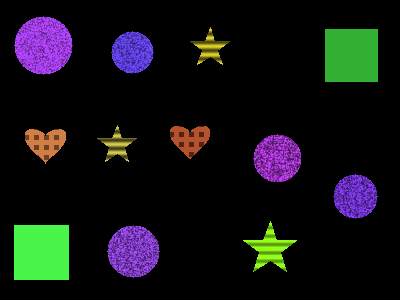
#> input picture shape_dataset/image_0010.png, 400 x 300 px, given in place of image_0000.png, which was not available
$ python identificarPatron.py
#> lines starting #> are read from the running program, lines starting #| are printed output that depends on the picture; pictures that were not available may be replaced by others from this repository, and a replacement may not be noted
### sacarRuido.py
import numpy as np
import matplotlib.pyplot as plt
from skimage import io, util
from skimage.color import rgb2hsv, hsv2rgb, rgb2gray
from skimage.morphology import dilation


# [45 lines left out: functions pltImagenConFiltros, filtroMaximo, promedioGeometrico, not called in this run]


def sacarGrises(imagen):
    imagenHSV = rgb2hsv(imagen)
    canalSaturacion = imagenHSV[:, :, 1]
    imagenHSV[canalSaturacion == 0] = 0
    return hsv2rgb(imagenHSV)


# [14 lines that do not run on import are left out]

### identificarPatron.py
import numpy as np
import matplotlib.pyplot as plt
from skimage import io, util
from skimage.color import rgb2hsv, hsv2rgb, rgb2gray
import sacarRuido as sr


def imagenConHistograma(imagen, nombre, axs, columna):
    axs[0][columna].set_title(f"Imagen {nombre}")
    axs[0][columna].axis("off")
    axs[0][columna].imshow(imagen, clim=(0, 1))

    binarizada = rgb2hsv(imagen)
    binarizada = binarizada[:, :, 2]

    axs[1][columna].set_title("Histograma por valores")
    axs[1][columna].grid(True)
    axs[1][columna].hist(binarizada.ravel(), bins=256, histtype='step', color='black')

    enGris = rgb2gray(imagen)

    axs[2][columna].set_title("Histograma del gris")
    axs[2][columna].grid(True)
    axs[2][columna].hist(enGris.ravel(), bins=256, histtype='step', color='black')

    cantBajos = np.sum(binarizada < 0.2) - np.sum(binarizada == 0)
    print(f"{nombre} cant de pixeles en el menor 1/5 {cantBajos}")


if __name__ == "__main__":
    imagenNormal = util.img_as_float64(io.imread("./shape_dataset/image_0000.png"))
    imagenRuidosa = util.img_as_float64(io.imread("./shape_dataset/image_0003.png"))
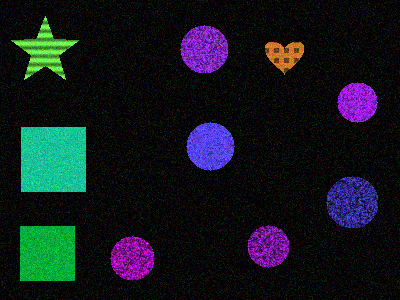
#> input picture shape_dataset/image_0003.png, 400 x 300 px
    imagenNiebla = util.img_as_float64(io.imread("./shape_dataset/image_0008.png"))
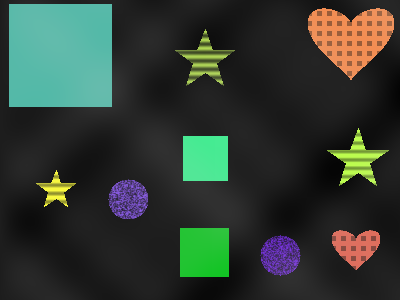
#> input picture shape_dataset/image_0008.png, 400 x 300 px
    imagenSaltAndPepper = util.img_as_float64(io.imread("./shape_dataset/image_0012.png"))
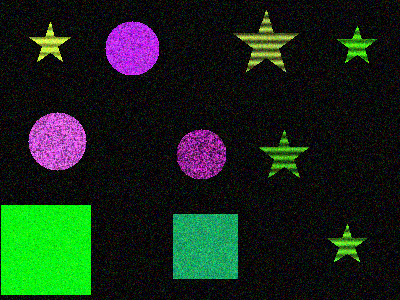
#> input picture shape_dataset/image_0014.png, 400 x 300 px, given in place of image_0012.png, which was not available

    fig, axs = plt.subplots(3, 4, figsize=(20, 10))
    imagenConHistograma(sr.sacarGrises(imagenNormal), "Imagen Normal", axs, 0)
#> in sacarGrises, `imagenHSV = rgb2hsv(imagen)`: imagenHSV: shape (300, 400, 3) float64; mean of channels 0, 1, 2 0.0796, 0.116, 0.123
#> in imagenConHistograma, `binarizada = rgb2hsv(imagen)`: binarizada: shape (300, 400, 3) float64; mean of channels 0, 1, 2 0.0796, 0.116, 0.123
#> in imagenConHistograma, `cantBajos = np.sum(binarizada < 0.2) - np.sum(binarizada == 0)`: cantBajos = 0
#| Imagen Normal cant de pixeles en el menor 1/5 0
    imagenConHistograma(sr.sacarGrises(imagenRuidosa), "Imagen Ruidosa", axs, 1)
#> in sacarGrises (call 2), `imagenHSV = rgb2hsv(imagen)`: imagenHSV: shape (300, 400, 3) float64; mean of channels 0, 1, 2 0.397, 0.829, 0.171
#> in sacarGrises (call 2), `imagenHSV[canalSaturacion == 0] = 0`: imagenHSV: shape (300, 400, 3) float64; mean of channels 0, 1, 2 0.397, 0.829, 0.171
#> in imagenConHistograma (call 2), `binarizada = rgb2hsv(imagen)`: binarizada: shape (300, 400, 3) float64; mean of channels 0, 1, 2 0.397, 0.829, 0.171
#| Imagen Ruidosa cant de pixeles en el menor 1/5 85204
    imagenConHistograma(sr.sacarGrises(imagenNiebla), "Imagen Niebla", axs, 2)
#> in sacarGrises (call 3), `imagenHSV = rgb2hsv(imagen)`: imagenHSV: shape (300, 400, 3) float64; mean of channels 0, 1, 2 0.0784, 0.128, 0.252
#> in sacarGrises (call 3), `imagenHSV[canalSaturacion == 0] = 0`: imagenHSV: shape (300, 400, 3) float64; mean of channels 0, 1, 2 0.0784, 0.128, 0.161
#> call 3 of imagenConHistograma, with nombre = 'Imagen Niebla', axs = array of shape (3, 4), columna = 2
#> in imagenConHistograma (call 3), `binarizada = rgb2hsv(imagen)`: binarizada: shape (300, 400, 3) float64; mean of channels 0, 1, 2 0.0784, 0.128, 0.161
#> in imagenConHistograma (call 3), `enGris = rgb2gray(imagen)`:
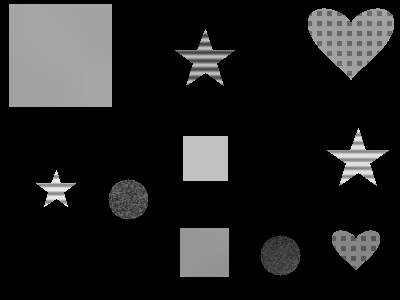
#> enGris: shape (300, 400) float64; min 0, max 0.924, mean 0.128
#| Imagen Niebla cant de pixeles en el menor 1/5 0
    imagenConHistograma(sr.sacarGrises(imagenSaltAndPepper), "Imagen SaltAndPepper", axs, 3)
#> in sacarGrises (call 4), `imagenHSV = rgb2hsv(imagen)`: imagenHSV: shape (300, 400, 3) float64; mean of channels 0, 1, 2 0.388, 0.831, 0.224
#> in sacarGrises (call 4), `canalSaturacion = imagenHSV[:, :, 1]`:
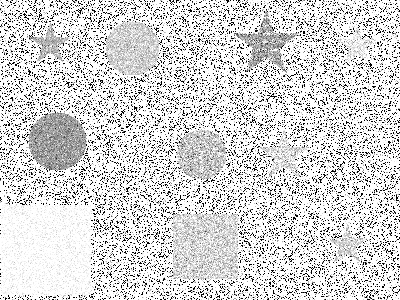
#> canalSaturacion: shape (300, 400) float64; min 0, max 1, mean 0.831
#> in sacarGrises (call 4), `imagenHSV[canalSaturacion == 0] = 0`: imagenHSV: shape (300, 400, 3) float64; mean of channels 0, 1, 2 0.388, 0.831, 0.224
#> call 4 of imagenConHistograma, with nombre = 'Imagen SaltAndPepper', axs = array of shape (3, 4), columna = 3
#> in imagenConHistograma (call 4), `binarizada = rgb2hsv(imagen)`: binarizada: shape (300, 400, 3) float64; mean of channels 0, 1, 2 0.388, 0.831, 0.224
#> in imagenConHistograma (call 4), `enGris = rgb2gray(imagen)`:
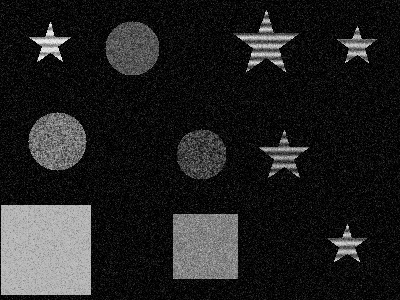
#> enGris: shape (300, 400) float64; min 0, max 0.956, mean 0.135
#> in imagenConHistograma (call 4), `cantBajos = np.sum(binarizada < 0.2) - np.sum(binarizada == 0)`: cantBajos = 76781
#| Imagen SaltAndPepper cant de pixeles en el menor 1/5 76781

    plt.tight_layout()
    plt.show()
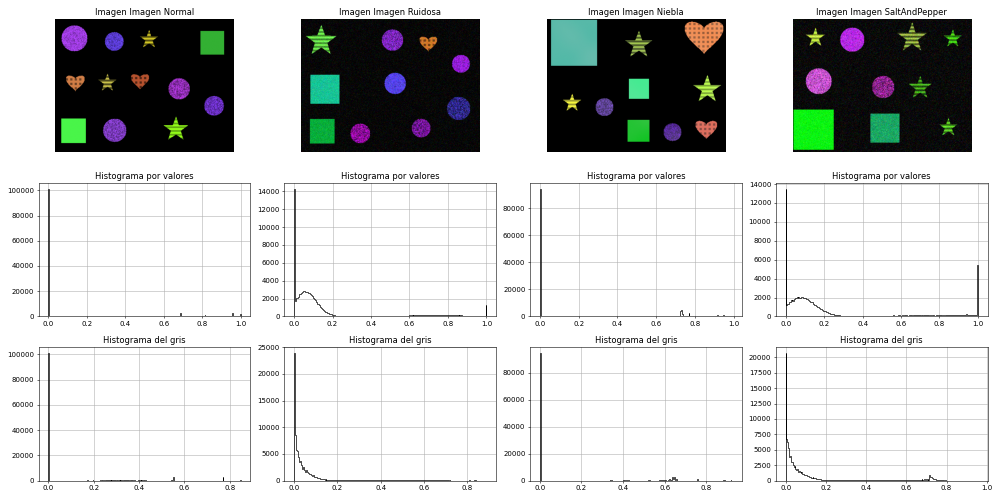
#> figure drawn by matplotlib, 12 panels
